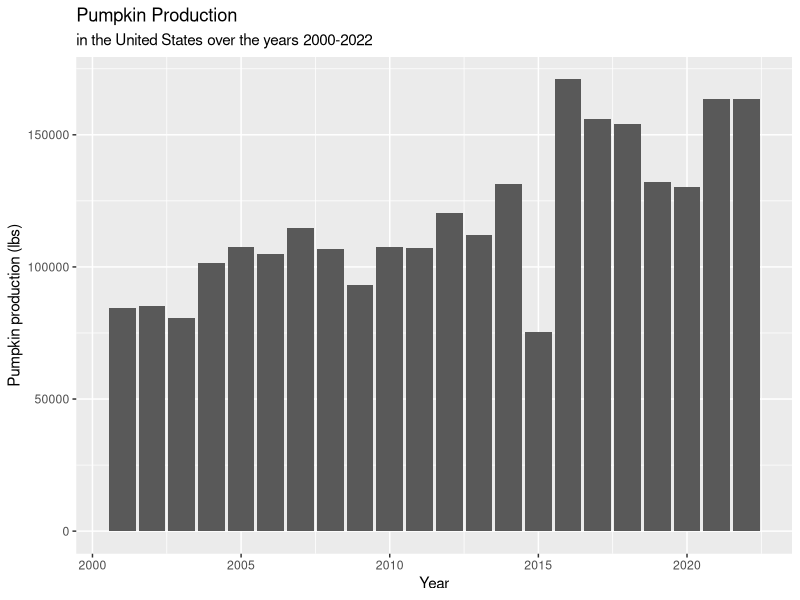
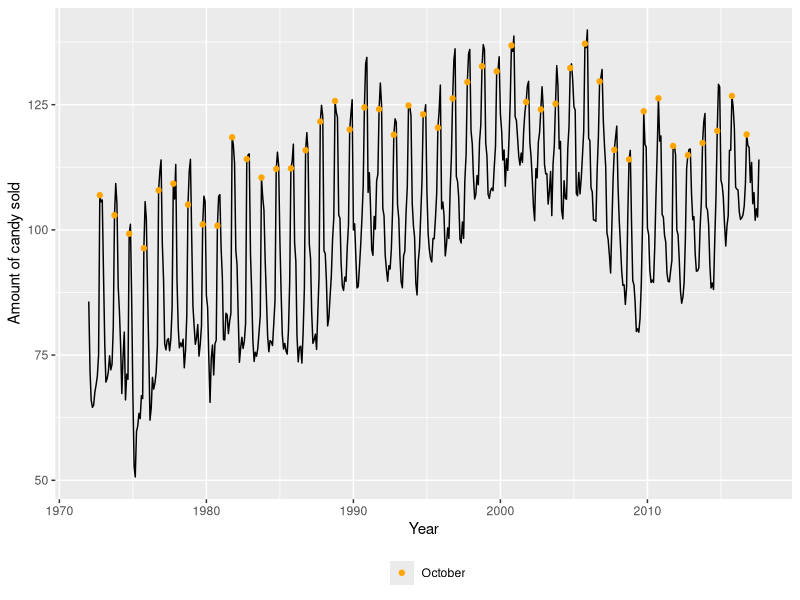
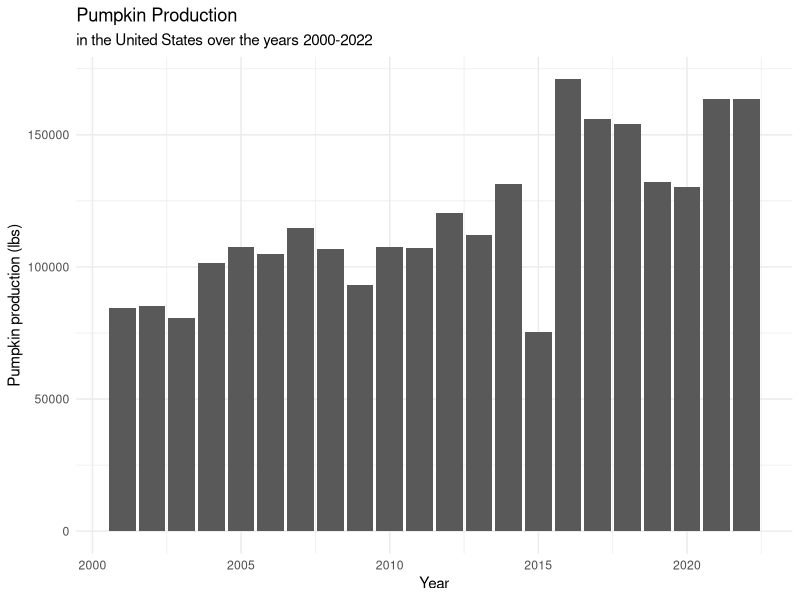
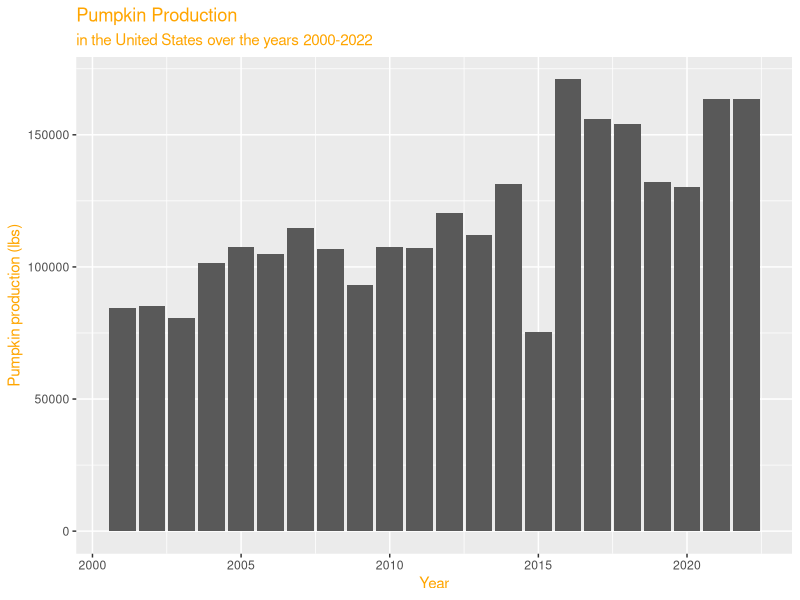
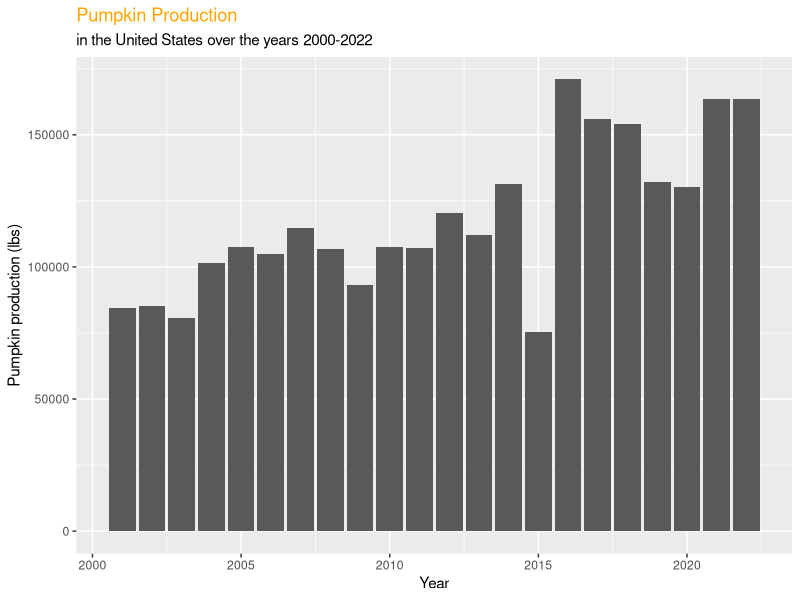
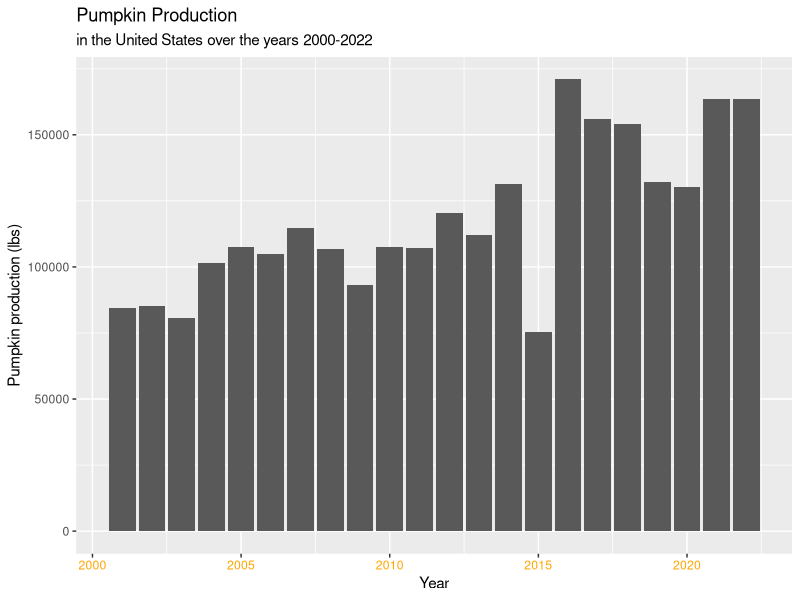
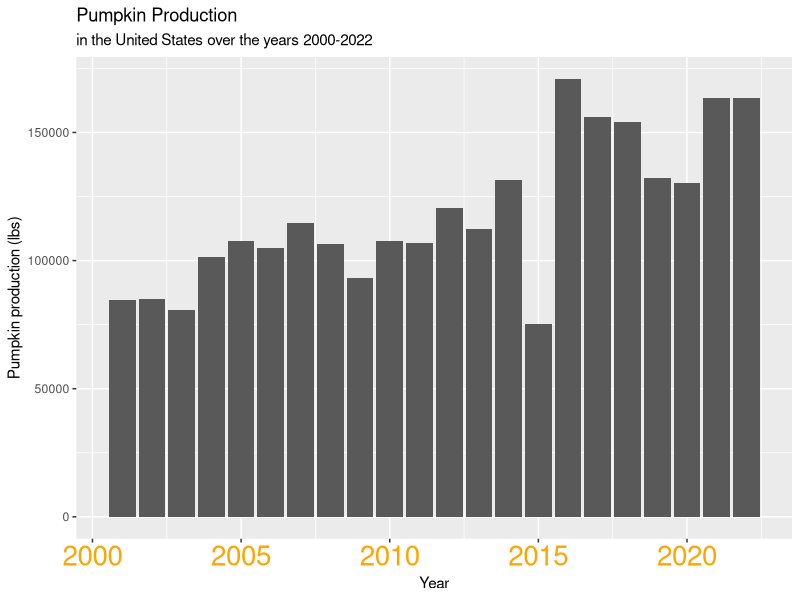
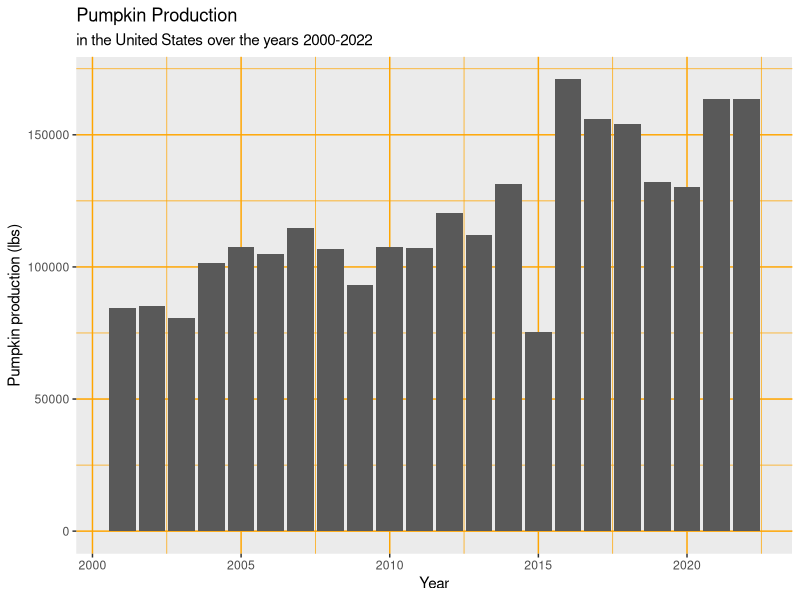

Write the R code that produced these figures, in order.
## ---- chunk 1
knitr::opts_chunk$set(echo = TRUE)
## ---- chunk 2
library(readr)
library(ggplot2)
library(ggthemes)
## ---- chunk 3
pumpkin_data <- read_csv("pumpkin_production.csv")
pumpkin_data$pumpkin_lbs <- pumpkin_data$pumpkin_kcwt*10

candy_data <- read_csv("candy_production_months.csv")
## ---- chunk 4
pumpkin_plot<-ggplot(pumpkin_data, aes(year, pumpkin_lbs))+
  geom_col()+
  labs(x="Year", y="Pumpkin production (lbs)", title = "Pumpkin Production", subtitle= "in the United States over the years 2000-2022")

pumpkin_plot
## ---- chunk 5
candy_plot <- ggplot(candy_data, aes(date, amount))+
  geom_line()+
  geom_point(data = candy_data[candy_data$month == "10",], aes(color = ifelse(month == "10", "October", "Rest of Year")))+
  scale_color_manual(values = c("orange", "black"))+
  labs(color = "", x = "Year", y = "Amount of candy sold")+
  theme(legend.position = "bottom")

candy_plot
## ---- chunk 6
pumpkin_plot+theme_minimal()
## ---- chunk 7

## ---- chunk 8
pumpkin_plot+
  theme(text = element_text(color = "orange"))

pumpkin_plot+
  theme(plot.title = element_text(color = "orange"))

pumpkin_plot+
  theme(axis.text.x = element_text(color = "orange"))

## ---- chunk 9
pumpkin_plot+
  theme(axis.text.x = element_text(color = "orange", size=20))
## ---- chunk 10

## ---- chunk 11
pumpkin_plot+
  theme(panel.grid = element_line(color = "orange"))

pumpkin_plot+
  theme(axis.ticks.x = element_line(color = "orange", linewidth = 2))
## ---- chunk 12
pumpkin_plot+
  theme(panel.background = element_rect(fill = "orange"))

pumpkin_plot+
  theme(plot.background = element_rect(fill = "orange"))
## ---- chunk 13
pumpkin_plot+theme(panel.background = element_blank())
## ---- chunk 14

## ---- chunk 15
pumpkin_plot+theme(panel.background = element_blank(),
                   panel.grid = element_line(color = "orange"))
## ---- chunk 16

## ---- chunk 17
candy_plot+theme(legend.position = "right")
## ---- chunk 18
candy_plot+theme_classic()
candy_plot+theme_classic()+theme(text = element_text(size=15))
## ---- chunk 19
candy_month_plot <- ggplot(candy_data[candy_data$year<1981,], aes(month, amount))+
  geom_col()+
  labs(x = "Month", y = "Amount of candy sold")+
  facet_wrap(vars(year))

candy_month_plot
## ---- chunk 20
candy_month_plot+theme(strip.background = element_rect(color = "red"))
## ---- chunk 21

## ---- chunk 22

